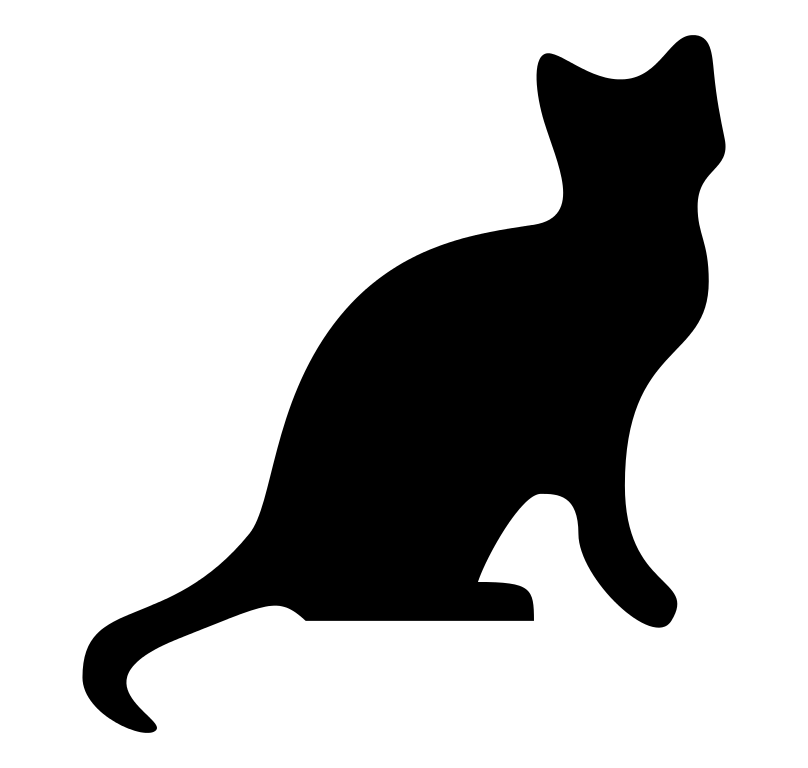
#> input picture ch19_images/catlogo.png, 808 x 768 px
$ python resizeAndAddLogo.py
#> lines starting #> are read from the running program, lines starting #| are printed output that depends on the picture
#! python3
# resizeAndAddLogo.py - Resizes all images in current working directory to fit
# in a 300x300 square, and adds catlogo.png to the lower-right corner.

import os
from PIL import Image

SQUARE_FIT_SIZE = 300
LOGO_FILENAME = 'catlogo.png'

logoIm = Image.open(LOGO_FILENAME)
#> logoIm is the input picture: PIL image 808x768 RGBA; mean R, G, B, A 0, 0, 0, 68.9
logoWidth, logoHeight = logoIm.size
#> logoWidth = 808; logoHeight = 768

# Loop over all files in the working directory.
os.makedirs('withLogo', exist_ok=True)
for filename in os.listdir('.'):
    if not (filename.endswith('.png') or filename.endswith('.jpg')) or filename == LOGO_FILENAME:
        continue    # skip non-image files and the logo file itself
    im = Image.open(filename)
    width, height = im.size

# Check if image needs to be resized.
if width > SQUARE_FIT_SIZE and height > SQUARE_FIT_SIZE:
    # Calculate the new width and height to resize to.
    if width > height:
        height = int((SQUARE_FIT_SIZE / width) * height)
        width = SQUARE_FIT_SIZE
    else:
        width = int((SQUARE_FIT_SIZE / height) * width)
#> width = 225
        height = SQUARE_FIT_SIZE

    # Resize the image.
    print('Resizing %s...' % (filename))
    im = im.resize((width, height))
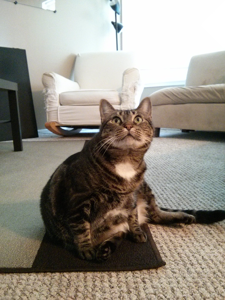
#> im: PIL image 225x300 RGB; mean R, G, B 147, 141.1, 131.1

    # Add the logo.
    print('Adding logo to %s...' % (filename))
    im.paste(logoIm, (width - logoWidth, height - logoHeight), logoIm)
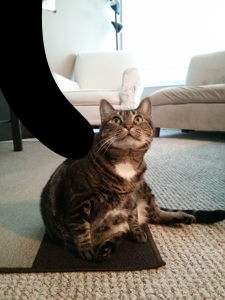
#> im: PIL image 225x300 RGB; mean R, G, B 131.1, 125.2, 115.9

    # Save changes.
    im.save(os.path.join('withLogo', filename))
